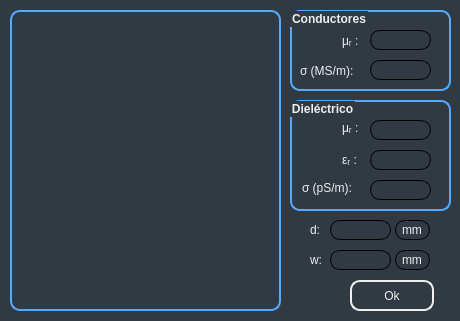
<?xml version="1.0" encoding="UTF-8"?>
<ui version="4.0">
 <class>Dialog</class>
 <widget class="QDialog" name="Dialog">
  <property name="enabled">
   <bool>true</bool>
  </property>
  <property name="geometry">
   <rect>
    <x>0</x>
    <y>0</y>
    <width>460</width>
    <height>321</height>
   </rect>
  </property>
  <property name="minimumSize">
   <size>
    <width>460</width>
    <height>321</height>
   </size>
  </property>
  <property name="maximumSize">
   <size>
    <width>460</width>
    <height>321</height>
   </size>
  </property>
  <property name="windowTitle">
   <string>Linea plana</string>
  </property>
  <property name="windowIcon">
   <iconset>
    <normaloff>minilogo.ico</normaloff>minilogo.ico</iconset>
  </property>
  <property name="windowOpacity">
   <double>1.000000000000000</double>
  </property>
  <property name="styleSheet">
   <string notr="true"> background-color: rgb(49, 58, 67);</string>
  </property>
  <property name="modal">
   <bool>false</bool>
  </property>
  <widget class="QPushButton" name="pbtn">
   <property name="geometry">
    <rect>
     <x>350</x>
     <y>280</y>
     <width>84</width>
     <height>31</height>
    </rect>
   </property>
   <property name="styleSheet">
    <string notr="true">QPushButton {
    border: 2px solid rgb(238, 238, 238);
    border-radius: 10px;
    background-color: transparent;
	color:rgb(238, 238, 238);
	font: 75 10pt &quot;MS Shell Dlg 2&quot;;
}

QPushButton:hover{
	border: 2px solid rgb(85,170,255);
}

QPushButton:pressed {
    background-color: rgb(85,170,255);
	color:black;
}

QPushButton:flat {
    border: none; /* no border for a flat push button */
}

QPushButton:default {
    border-color: navy; /* make the default button prominent */
}</string>
   </property>
   <property name="text">
    <string>Ok</string>
   </property>
   <property name="autoDefault">
    <bool>false</bool>
   </property>
  </widget>
  <widget class="QGroupBox" name="gpbx_conductores">
   <property name="geometry">
    <rect>
     <x>290</x>
     <y>10</y>
     <width>161</width>
     <height>81</height>
    </rect>
   </property>
   <property name="styleSheet">
    <string notr="true">QGroupBox {
    background-color: rgb(49, 58, 67);
    border: 2px solid;
	border-color:rgb(85,170,255);
    border-radius: 10px;
    margin-top: 1ex; /* leave space at the top for the title */
	font-size: 12px;
    font-weight: bold;
}
QGroupBox::title {
color:rgb(238, 238, 238);
font: 75 12pt &quot;MS Shell Dlg 2&quot;;
}</string>
   </property>
   <property name="title">
    <string>Conductores</string>
   </property>
   <widget class="QLabel" name="lbl_urc">
    <property name="geometry">
     <rect>
      <x>52</x>
      <y>20</y>
      <width>31</width>
      <height>21</height>
     </rect>
    </property>
    <property name="toolTip">
     <string>&lt;html&gt;&lt;head/&gt;&lt;body&gt;&lt;p&gt;Permeabilidad magnética relativa de los conductores.&lt;/p&gt;&lt;/body&gt;&lt;/html&gt;</string>
    </property>
    <property name="styleSheet">
     <string notr="true">QLabel{
color:rgb(238, 238, 238);
font: 75 10pt &quot;MS Shell Dlg 2&quot;;
}
QToolTip{ 
background-color: rgb(79, 93, 108); 
color: rgb(238, 238, 238); 
border: black solid 2px;
}</string>
    </property>
    <property name="text">
     <string>μᵣ :</string>
    </property>
   </widget>
   <widget class="QLabel" name="lbl_Dc">
    <property name="geometry">
     <rect>
      <x>10</x>
      <y>50</y>
      <width>81</width>
      <height>21</height>
     </rect>
    </property>
    <property name="toolTip">
     <string>&lt;html&gt;&lt;head/&gt;&lt;body&gt;&lt;p&gt;Conductividad de los conductores.&lt;/p&gt;&lt;/body&gt;&lt;/html&gt;</string>
    </property>
    <property name="styleSheet">
     <string notr="true">QLabel{
color:rgb(238, 238, 238);
font: 75 10pt &quot;MS Shell Dlg 2&quot;;
}
QToolTip{ 
background-color: rgb(79, 93, 108); 
color: rgb(238, 238, 238); 
border: black solid 2px;
}</string>
    </property>
    <property name="text">
     <string>σ (MS/m):</string>
    </property>
   </widget>
   <widget class="QLineEdit" name="linedit_urc">
    <property name="geometry">
     <rect>
      <x>80</x>
      <y>20</y>
      <width>61</width>
      <height>20</height>
     </rect>
    </property>
    <property name="styleSheet">
     <string notr="true">QLineEdit{
border:1px solid rgb(0, 0, 0);
border-radius: 10px;
color:rgb(238, 238, 238);
font: 75 10pt &quot;MS Shell Dlg 2&quot;;
padding-left: 5px;
padding-right: 5px;
background-color: rgb(49, 58, 67);
}
QLineEdit:hover{
border: 1px solid rgb(85,170,255);
background-color:rgb(79, 93, 108);
}
QLineEdit:focus{
border: 1px solid rgb(85,170,255);
background-color:rgb(79, 93, 108);
}</string>
    </property>
   </widget>
   <widget class="QLineEdit" name="linedit_Dc">
    <property name="geometry">
     <rect>
      <x>80</x>
      <y>50</y>
      <width>61</width>
      <height>20</height>
     </rect>
    </property>
    <property name="styleSheet">
     <string notr="true">QLineEdit{
border:1px solid rgb(0, 0, 0);
border-radius: 10px;
color:rgb(238, 238, 238);
font: 75 10pt &quot;MS Shell Dlg 2&quot;;
padding-left: 5px;
padding-right: 5px;
background-color: rgb(49, 58, 67);
}
QLineEdit:hover{
border: 1px solid rgb(85,170,255);
background-color:rgb(79, 93, 108);
}
QLineEdit:focus{
border: 1px solid rgb(85,170,255);
background-color:rgb(79, 93, 108);
}</string>
    </property>
   </widget>
  </widget>
  <widget class="QGroupBox" name="gpbx_dielectrico">
   <property name="geometry">
    <rect>
     <x>290</x>
     <y>100</y>
     <width>161</width>
     <height>111</height>
    </rect>
   </property>
   <property name="styleSheet">
    <string notr="true">QGroupBox {
    background-color: rgb(49, 58, 67);
    border: 2px solid;
	border-color:rgb(85,170,255);
    border-radius: 10px;
    margin-top: 1ex; /* leave space at the top for the title */
	font-size: 12px;
    font-weight: bold;
}
QGroupBox::title {
color:rgb(238, 238, 238);
font: 75 12pt &quot;MS Shell Dlg 2&quot;;
}</string>
   </property>
   <property name="title">
    <string>Dieléctrico</string>
   </property>
   <widget class="QLabel" name="lbl_Dd">
    <property name="geometry">
     <rect>
      <x>12</x>
      <y>80</y>
      <width>61</width>
      <height>16</height>
     </rect>
    </property>
    <property name="toolTip">
     <string>&lt;html&gt;&lt;head/&gt;&lt;body&gt;&lt;p&gt;Conductividad del dieléctrico.&lt;/p&gt;&lt;/body&gt;&lt;/html&gt;</string>
    </property>
    <property name="styleSheet">
     <string notr="true">QLabel{
color:rgb(238, 238, 238);
font: 75 10pt &quot;MS Shell Dlg 2&quot;;
}
QToolTip{ 
background-color: rgb(79, 93, 108); 
color: rgb(238, 238, 238); 
border: black solid 2px;
}</string>
    </property>
    <property name="text">
     <string>σ (pS/m):</string>
    </property>
   </widget>
   <widget class="QLabel" name="lbl_urd">
    <property name="geometry">
     <rect>
      <x>52</x>
      <y>20</y>
      <width>31</width>
      <height>16</height>
     </rect>
    </property>
    <property name="toolTip">
     <string>&lt;html&gt;&lt;head/&gt;&lt;body&gt;&lt;p&gt;Permeabilidad magnética relativa del dieléctrico.&lt;/p&gt;&lt;/body&gt;&lt;/html&gt;</string>
    </property>
    <property name="styleSheet">
     <string notr="true">QLabel{
color:rgb(238, 238, 238);
font: 75 10pt &quot;MS Shell Dlg 2&quot;;
}
QToolTip{ 
background-color: rgb(79, 93, 108); 
color: rgb(238, 238, 238); 
border: black solid 2px;
}</string>
    </property>
    <property name="text">
     <string>μᵣ :</string>
    </property>
   </widget>
   <widget class="QLabel" name="lbl_erd">
    <property name="geometry">
     <rect>
      <x>52</x>
      <y>50</y>
      <width>21</width>
      <height>20</height>
     </rect>
    </property>
    <property name="toolTip">
     <string>&lt;html&gt;&lt;head/&gt;&lt;body&gt;&lt;p&gt;Permitividad eléctrica relativa del dieléctrico.&lt;/p&gt;&lt;/body&gt;&lt;/html&gt;</string>
    </property>
    <property name="styleSheet">
     <string notr="true">QLabel{
color:rgb(238, 238, 238);
font: 75 10pt &quot;MS Shell Dlg 2&quot;;
}
QToolTip{ 
background-color: rgb(79, 93, 108); 
color: rgb(238, 238, 238); 
border: black solid 2px;
}</string>
    </property>
    <property name="text">
     <string>εᵣ :</string>
    </property>
   </widget>
   <widget class="QLineEdit" name="linedit_urd">
    <property name="geometry">
     <rect>
      <x>80</x>
      <y>20</y>
      <width>61</width>
      <height>20</height>
     </rect>
    </property>
    <property name="styleSheet">
     <string notr="true">QLineEdit{
border:1px solid rgb(0, 0, 0);
border-radius: 10px;
color:rgb(238, 238, 238);
font: 75 10pt &quot;MS Shell Dlg 2&quot;;
padding-left: 5px;
padding-right: 5px;
background-color: rgb(49, 58, 67);
}
QLineEdit:hover{
border: 1px solid rgb(85,170,255);
background-color:rgb(79, 93, 108);
}
QLineEdit:focus{
border: 1px solid rgb(85,170,255);
background-color:rgb(79, 93, 108);
}</string>
    </property>
   </widget>
   <widget class="QLineEdit" name="linedit_erd">
    <property name="geometry">
     <rect>
      <x>80</x>
      <y>50</y>
      <width>61</width>
      <height>20</height>
     </rect>
    </property>
    <property name="styleSheet">
     <string notr="true">QLineEdit{
border:1px solid rgb(0, 0, 0);
border-radius: 10px;
color:rgb(238, 238, 238);
font: 75 10pt &quot;MS Shell Dlg 2&quot;;
padding-left: 5px;
padding-right: 5px;
background-color: rgb(49, 58, 67);
}
QLineEdit:hover{
border: 1px solid rgb(85,170,255);
background-color:rgb(79, 93, 108);
}
QLineEdit:focus{
border: 1px solid rgb(85,170,255);
background-color:rgb(79, 93, 108);
}</string>
    </property>
   </widget>
   <widget class="QLineEdit" name="linedit_Dd">
    <property name="geometry">
     <rect>
      <x>80</x>
      <y>80</y>
      <width>61</width>
      <height>20</height>
     </rect>
    </property>
    <property name="styleSheet">
     <string notr="true">QLineEdit{
border:1px solid rgb(0, 0, 0);
border-radius: 10px;
color:rgb(238, 238, 238);
font: 75 10pt &quot;MS Shell Dlg 2&quot;;
padding-left: 5px;
padding-right: 5px;
background-color: rgb(49, 58, 67);
}
QLineEdit:hover{
border: 1px solid rgb(85,170,255);
background-color:rgb(79, 93, 108);
}
QLineEdit:focus{
border: 1px solid rgb(85,170,255);
background-color:rgb(79, 93, 108);
}</string>
    </property>
   </widget>
  </widget>
  <widget class="QLabel" name="lbl_imagen">
   <property name="geometry">
    <rect>
     <x>20</x>
     <y>80</y>
     <width>251</width>
     <height>131</height>
    </rect>
   </property>
   <property name="text">
    <string/>
   </property>
   <property name="pixmap">
    <pixmap>lineaplana.png</pixmap>
   </property>
   <property name="scaledContents">
    <bool>true</bool>
   </property>
  </widget>
  <widget class="QGroupBox" name="groupBox">
   <property name="geometry">
    <rect>
     <x>10</x>
     <y>10</y>
     <width>271</width>
     <height>301</height>
    </rect>
   </property>
   <property name="styleSheet">
    <string notr="true">QGroupBox {
    background-color: transparent;
    border: 2px solid;
	border-color:rgb(85,170,255);
    border-radius: 10px;
    margin-top: 1ex; /* leave space at the top for the title */
	font-size: 12px;
    font-weight: bold;
}
QGroupBox::title {
color:rgb(238, 238, 238);
font: 75 12pt &quot;MS Shell Dlg 2&quot;;
}</string>
   </property>
   <property name="title">
    <string/>
   </property>
  </widget>
  <widget class="QLineEdit" name="linedit_dim2">
   <property name="geometry">
    <rect>
     <x>330</x>
     <y>250</y>
     <width>61</width>
     <height>20</height>
    </rect>
   </property>
   <property name="focusPolicy">
    <enum>Qt::ClickFocus</enum>
   </property>
   <property name="styleSheet">
    <string notr="true">QLineEdit{
border:1px solid rgb(0, 0, 0);
border-radius: 10px;
color:rgb(238, 238, 238);
font: 75 10pt &quot;MS Shell Dlg 2&quot;;
padding-left: 5px;
padding-right: 5px;
background-color: rgb(49, 58, 67);
}
QLineEdit:hover{
border: 1px solid rgb(85,170,255);
background-color:rgb(79, 93, 108);
}
QLineEdit:focus{
border: 1px solid rgb(85,170,255);
background-color:rgb(79, 93, 108);
}
</string>
   </property>
  </widget>
  <widget class="QLineEdit" name="linedit_dim1">
   <property name="geometry">
    <rect>
     <x>330</x>
     <y>220</y>
     <width>61</width>
     <height>20</height>
    </rect>
   </property>
   <property name="focusPolicy">
    <enum>Qt::ClickFocus</enum>
   </property>
   <property name="styleSheet">
    <string notr="true">QLineEdit{
border:1px solid rgb(0, 0, 0);
border-radius: 10px;
color:rgb(238, 238, 238);
font: 75 10pt &quot;MS Shell Dlg 2&quot;;
padding-left: 5px;
padding-right: 5px;
background-color: rgb(49, 58, 67);
}
QLineEdit:hover{
border: 1px solid rgb(85,170,255);
background-color:rgb(79, 93, 108);
}
QLineEdit:focus{
border: 1px solid rgb(85,170,255);
background-color:rgb(79, 93, 108);
}
</string>
   </property>
  </widget>
  <widget class="QLabel" name="lbl_dim1">
   <property name="geometry">
    <rect>
     <x>310</x>
     <y>220</y>
     <width>16</width>
     <height>20</height>
    </rect>
   </property>
   <property name="toolTip">
    <string>&lt;html&gt;&lt;head/&gt;&lt;body&gt;&lt;p&gt;Separación entre los conductores.&lt;/p&gt;&lt;/body&gt;&lt;/html&gt;</string>
   </property>
   <property name="styleSheet">
    <string notr="true">QLabel{
color:rgb(238, 238, 238);
font: 75 10pt &quot;MS Shell Dlg 2&quot;;
}
QToolTip{ 
background-color: rgb(79, 93, 108); 
color: rgb(238, 238, 238); 
border: black solid 2px;
}</string>
   </property>
   <property name="text">
    <string>d:</string>
   </property>
  </widget>
  <widget class="QComboBox" name="cbx_dim1">
   <property name="geometry">
    <rect>
     <x>395</x>
     <y>220</y>
     <width>35</width>
     <height>20</height>
    </rect>
   </property>
   <property name="sizePolicy">
    <sizepolicy hsizetype="Preferred" vsizetype="Preferred">
     <horstretch>0</horstretch>
     <verstretch>0</verstretch>
    </sizepolicy>
   </property>
   <property name="minimumSize">
    <size>
     <width>30</width>
     <height>0</height>
    </size>
   </property>
   <property name="maximumSize">
    <size>
     <width>81</width>
     <height>20</height>
    </size>
   </property>
   <property name="styleSheet">
    <string notr="true">QComboBox {
    border:1px solid rgb(0, 0, 0);
   	border-radius: 10px;
	color:rgb(238, 238, 238);
	font: 75 10pt &quot;MS Shell Dlg 2&quot;;
	background-color: rgb(49, 58, 67);
    padding-left: 6px;
}

QComboBox:hover{
	border: 1px solid rgb(85,170,255);
}

QComboBox:focus{
	border: 1px solid rgb(85,170,255);
}

QComboBox::drop-down {    
    border-left-width: 0px;
    border-left-color: black;
    border-left-style: solid; 
	width:0px;
}

QComboBox QAbstractItemView {
    selection-background-color: rgb(85,170,255);
	selection-color: black;
	color: rgb(238, 238, 238);
	background-color: rgb(79, 93, 108);
}</string>
   </property>
   <property name="currentText">
    <string>mm</string>
   </property>
   <property name="currentIndex">
    <number>2</number>
   </property>
   <property name="iconSize">
    <size>
     <width>0</width>
     <height>0</height>
    </size>
   </property>
   <item>
    <property name="text">
     <string>in</string>
    </property>
   </item>
   <item>
    <property name="text">
     <string>cm</string>
    </property>
   </item>
   <item>
    <property name="text">
     <string>mm</string>
    </property>
   </item>
  </widget>
  <widget class="QComboBox" name="cbx_dim2">
   <property name="geometry">
    <rect>
     <x>395</x>
     <y>250</y>
     <width>35</width>
     <height>20</height>
    </rect>
   </property>
   <property name="sizePolicy">
    <sizepolicy hsizetype="Preferred" vsizetype="Preferred">
     <horstretch>0</horstretch>
     <verstretch>0</verstretch>
    </sizepolicy>
   </property>
   <property name="minimumSize">
    <size>
     <width>30</width>
     <height>0</height>
    </size>
   </property>
   <property name="maximumSize">
    <size>
     <width>81</width>
     <height>20</height>
    </size>
   </property>
   <property name="styleSheet">
    <string notr="true">QComboBox {
    border:1px solid rgb(0, 0, 0);
   	border-radius: 10px;
	color:rgb(238, 238, 238);
	font: 75 10pt &quot;MS Shell Dlg 2&quot;;
	background-color: rgb(49, 58, 67);
    padding-left: 6px;
}

QComboBox:hover{
	border: 1px solid rgb(85,170,255);
}

QComboBox:focus{
	border: 1px solid rgb(85,170,255);
}

QComboBox::drop-down {    
    border-left-width: 0px;
    border-left-color: black;
    border-left-style: solid; 
	width:0px;
}

QComboBox QAbstractItemView {
    selection-background-color: rgb(85,170,255);
	selection-color: black;
	color: rgb(238, 238, 238);
	background-color: rgb(79, 93, 108);
}</string>
   </property>
   <property name="currentText">
    <string>mm</string>
   </property>
   <property name="currentIndex">
    <number>2</number>
   </property>
   <property name="iconSize">
    <size>
     <width>0</width>
     <height>0</height>
    </size>
   </property>
   <item>
    <property name="text">
     <string>in</string>
    </property>
   </item>
   <item>
    <property name="text">
     <string>cm</string>
    </property>
   </item>
   <item>
    <property name="text">
     <string>mm</string>
    </property>
   </item>
  </widget>
  <widget class="QLabel" name="lbl_dim2">
   <property name="geometry">
    <rect>
     <x>310</x>
     <y>250</y>
     <width>16</width>
     <height>20</height>
    </rect>
   </property>
   <property name="toolTip">
    <string>&lt;html&gt;&lt;head/&gt;&lt;body&gt;&lt;p&gt;Ancho de los conductores.&lt;/p&gt;&lt;/body&gt;&lt;/html&gt;</string>
   </property>
   <property name="styleSheet">
    <string notr="true">QLabel{
color:rgb(238, 238, 238);
font: 75 10pt &quot;MS Shell Dlg 2&quot;;
}
QToolTip{ 
background-color: rgb(79, 93, 108); 
color: rgb(238, 238, 238); 
border: black solid 2px;
}</string>
   </property>
   <property name="text">
    <string>w:</string>
   </property>
  </widget>
  <zorder>groupBox</zorder>
  <zorder>pbtn</zorder>
  <zorder>gpbx_conductores</zorder>
  <zorder>gpbx_dielectrico</zorder>
  <zorder>lbl_imagen</zorder>
  <zorder>linedit_dim2</zorder>
  <zorder>linedit_dim1</zorder>
  <zorder>lbl_dim1</zorder>
  <zorder>cbx_dim1</zorder>
  <zorder>cbx_dim2</zorder>
  <zorder>lbl_dim2</zorder>
 </widget>
 <resources/>
 <connections/>
</ui>
